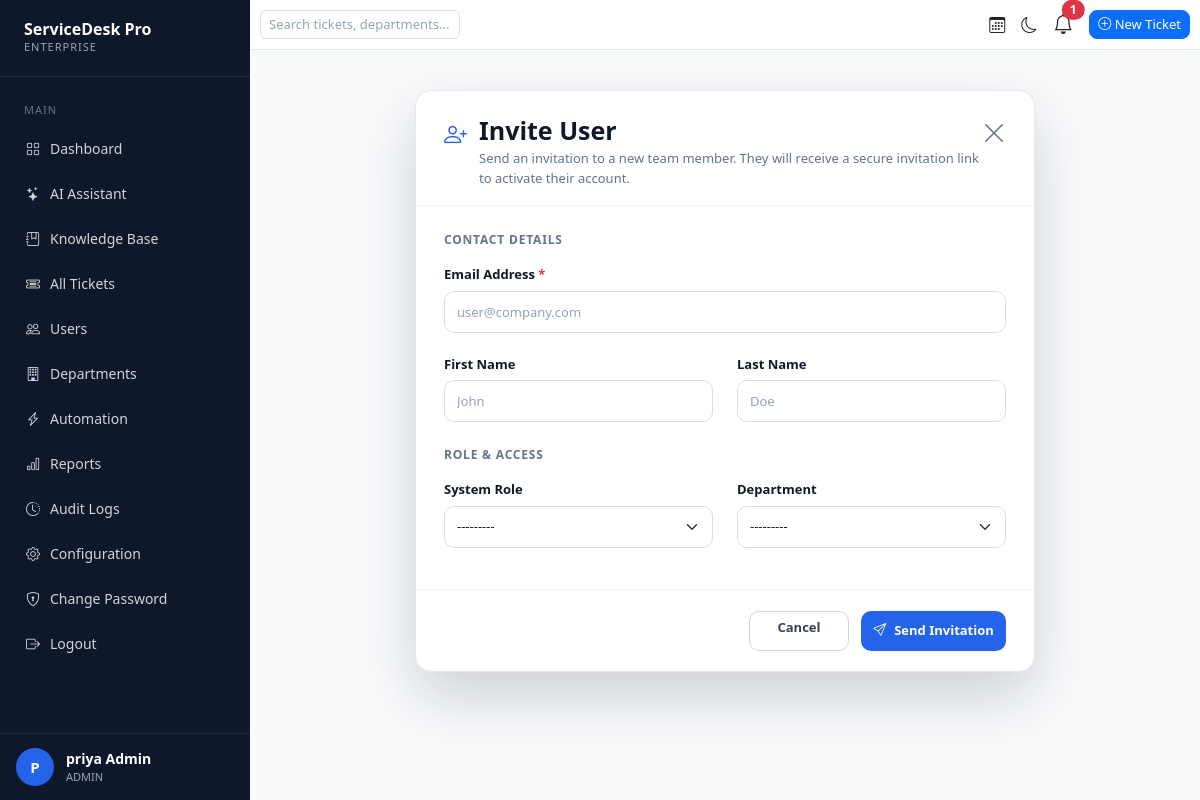
The page /users/invite/ (signed in) on the database as committed earlier.
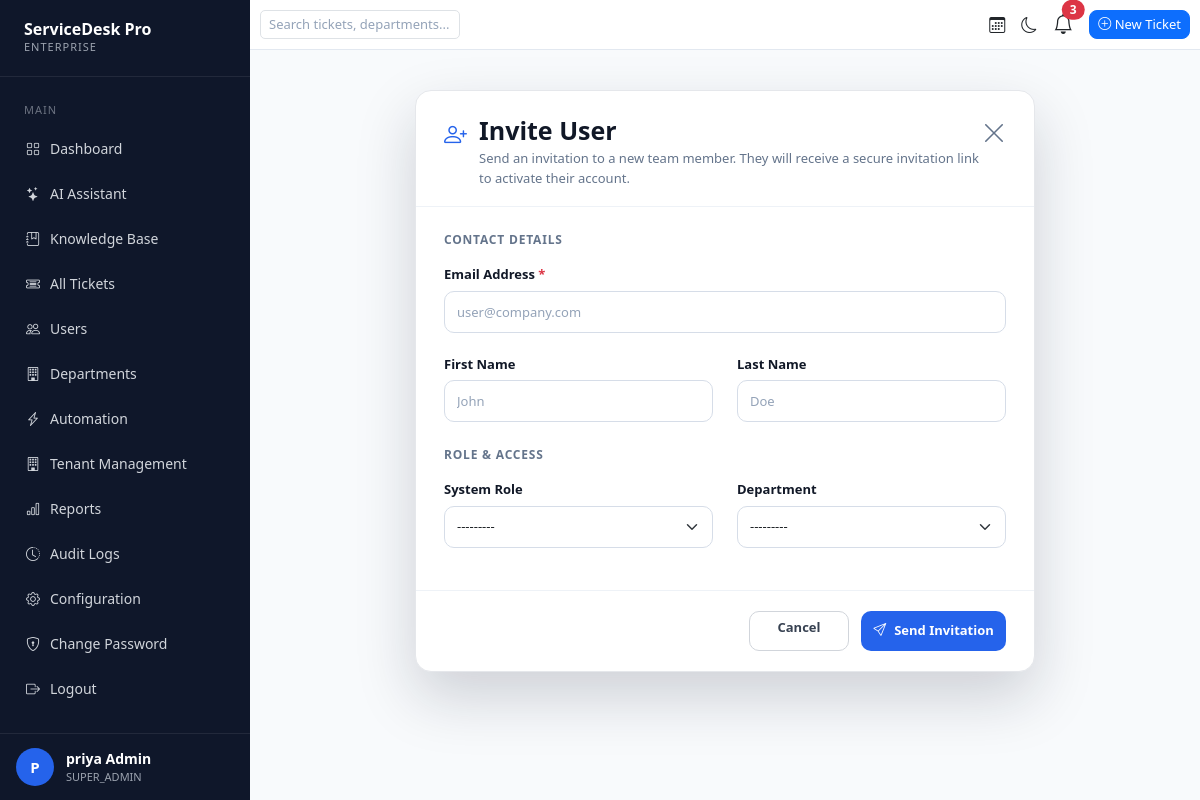
The same page on the database as committed later.
### accounts/models.py (models this page shows, shortened)
class User(AbstractUser):
    ROLE_CHOICES = (
        ('SUPER_ADMIN', 'Super Admin'),
        ('ADMIN', 'Admin'),
        ('AGENT', 'Agent'),
        ('EMPLOYEE', 'Employee'),
    )
    email = models.EmailField(unique=True)
    role = models.CharField(
        max_length=20,
        choices=ROLE_CHOICES,
        default='EMPLOYEE'
    )
    phone = models.CharField(
        max_length=15,
        blank=True,
        null=True
    )
    profile_image = models.ImageField(
        upload_to='profile_images/',
        blank=True,
        null=True
    )
    department = models.ForeignKey(
        'departments.Department',
        on_delete=models.SET_NULL,
        blank=True,
        null=True
    )
    tenant = models.ForeignKey(
        'tenants.Tenant',
        on_delete=models.SET_NULL,
        blank=True,
        null=True,
        related_name='users'
    )
    is_locked = models.BooleanField(
        default=False
    )
    USERNAME_FIELD = 'email'
    REQUIRED_FIELDS = ['username']

### accounts/views.py (the view)
# urls.py: path("users/invite/", invite_user, name="invite_user" ),
@login_required
def invite_user(request):
    if request.method == "POST":
        form = InvitationForm(request.POST)
        if form.is_valid():
            invitation = form.save(commit=False)
            invitation.invited_by = request.user
            invitation.save()
            send_invitation_email(
                invitation
            )
            log_activity(
                actor=request.user,
                action="invite.created",
                action_label="Invite created",
                module="INVITES",
                target=invitation.email,
                severity="INFO",
                after={"role": invitation.role, "department": str(invitation.department)},
            )
            messages.success(
                request,
                "Invitation created successfully."
            )
            return redirect("invitation_list")
    else:
        form = InvitationForm()
    return render(
        request,
        "invite_user.html",
        {
            "form": form
        }
    )

### accounts/forms.py
class InvitationForm(forms.ModelForm):
    class Meta:
        model = Invitation
        fields = [
            "first_name",
            "last_name",
            "email",
            "role",
            "department",
        ]
        widgets = {
            "first_name": forms.TextInput(attrs={
                "class": "form-control",
                "placeholder": "John"
            }),
            "last_name": forms.TextInput(attrs={
                "class": "form-control",
                "placeholder": "Doe"
            }),
            "email": forms.EmailInput(attrs={
                "class": "form-control",
                "placeholder": "user@company.com"
            }),
            "role": forms.Select(attrs={
                "class": "form-select"
            }),
            "department": forms.Select(attrs={
                "class": "form-select"
            }),
        }

### departments/models.py (called while the page is built)
    def __str__(self):
        return self.name

### templates/invite_user.html (shortened to what this page needs)
{% extends 'base.html' %}
{% block content %}
<div class="invite-page">
    <div class="invite-modal">
        <div class="invite-header">
            <div class="invite-title">
                <i class="bi bi-person-plus"></i>
                <div>
                    <h2>Invite User</h2>
                    <p>
                        Send an invitation to a new team member.
                        They will receive a secure invitation link to activate
                        their account.
                    </p>
                </div>
            </div>
            <a href="{% url 'invitation_list' %}" class="close-btn text-decoration-none">
                <i class="bi bi-x-lg"></i>
            </a>
        </div>
        <form method="POST">
            <div class="invite-body">
                <div class="section-title">
                    CONTACT DETAILS
                </div>
                <div class="form-row">
                    <label class="form-label">
                        Email Address <span class="text-danger">*</span>
                    </label>
                    {{ form.email }}
                </div>
                <div class="row form-row">
                    <div class="col-md-6">
                        <label class="form-label">
                            First Name
                        </label>
                        {{ form.first_name }}
                    </div>
                    <div class="col-md-6">
                        <label class="form-label">
                            Last Name
                        </label>
                        {{ form.last_name }}
                    </div>
                </div>
                <div class="section-title section-space">
                    ROLE & ACCESS
                </div>
                <div class="row form-row">
                    <div class="col-md-6">
                        <label class="form-label">
                            System Role
                        </label>
                        {{ form.role }}
                    </div>
                    <div class="col-md-6">
                        <label class="form-label">
                            Department
                        </label>
                        {{ form.department }}
                    </div>
                </div>
            </div>
            <div class="invite-footer">
                <a
                    href="{% url 'invitation_list' %}"
                    class="btn btn-cancel">
                    Cancel
                </a>
                <button
                    type="submit"
                    class="btn-send">
                    <i class="bi bi-send"></i>
                    Send Invitation
                </button>
            </div>
        </form>
    </div>
</div>
{% endblock %}

### templates/base.html (shortened to what this page needs)
<!DOCTYPE html>
<html lang="en">
<head>
    <link href="https://cdn.jsdelivr.net/npm/bootstrap@5.3.3/dist/css/bootstrap.min.css" rel="stylesheet">
    <link rel="stylesheet" href="https://cdn.jsdelivr.net/npm/bootstrap-icons@1.11.3/font/bootstrap-icons.min.css">
</head>
<body>
<div class="sidebar">
    <div class="logo">
        <h3>ServiceDesk Pro</h3>
        <p>ENTERPRISE</p>
    </div>
    <div class="menu">
        <div class="menu-title">Main</div>
        <a href="{% url 'dashboard' %}">
            <i class="bi bi-grid"></i> Dashboard
        </a>
        <a href="{% url 'ai_assistant' %}">
            <i class="bi bi-stars"></i> AI Assistant
        </a>
        <a href="{% url 'knowledge_base_list' %}">
            <i class="bi bi-journal-bookmark"></i> Knowledge Base
        </a>
        {% if request.user.role == 'ADMIN' or request.user.role == 'SUPER_ADMIN' %}
        <a href="{% url 'all_tickets' %}">
            <i class="bi bi-ticket-detailed"></i> All Tickets
        </a>
        <a href="{% url 'users_list' %}">
            <i class="bi bi-people"></i> Users
        </a>
        <a href="{% url 'department_list' %}">
            <i class="bi bi-building"></i> Departments
        </a>
        <a href="{% url 'automation_list' %}">
            <i class="bi bi-lightning-charge"></i> Automation
        </a>
        {% if request.user.role == 'SUPER_ADMIN' %}
        <a href="{% url 'tenant_list' %}">
            <i class="bi bi-building"></i> Tenant Management
        </a>
        {% endif %}
        <a href="{% url 'reports' %}">
            <i class="bi bi-bar-chart"></i> Reports
        </a>
        <a href="{% url 'audit_logs' %}">
            <i class="bi bi-clock-history"></i> Audit Logs
        </a>
        <a href="{% url 'config_home' %}">
            <i class="bi bi-gear"></i> Configuration
        </a>
        {% endif %}
        <a href="{% url 'change_password' %}">
            <i class="bi bi-shield-lock"></i> Change Password
        </a>
        <a href="{% url 'logout' %}">
            <i class="bi bi-box-arrow-right"></i> Logout
        </a>
    </div>
   <div class="sidebar-footer">
        <div class="avatar">
            {{ request.user.first_name|first|default:"U"|upper }}
        </div>
        <div class="user-box">
            <strong>
                {{ request.user.first_name }} {{ request.user.last_name }}
            </strong>
            <span>
                {{ request.user.role }}
            </span>
        </div>
    </div>
</div>
<div class="content">
    <div class="navbar-custom">
        <div class="d-flex justify-content-between align-items-center h-100 w-100">
            <div class="search-box">
                <input type="text" id="openSearch" class="form-control"
                       placeholder="Search tickets, departments..." readonly>
            </div>
            <div class="d-flex align-items-center">
                <i class="bi bi-calendar3 me-3"></i>
                <i id="themeToggle"
                   class="bi bi-moon me-3"
                   style="cursor:pointer;"></i>
                <div class="dropdown me-3">
                    <button class="btn p-0 border-0 bg-transparent position-relative" type="button"
                        data-bs-toggle="dropdown" aria-expanded="false">
                        <i class="bi bi-bell fs-5"></i>
                        {% if unread_notifications > 0 %}
                        <span class="position-absolute top-0 start-100 translate-middle badge rounded-pill bg-danger">
                            {{ unread_notifications }}
                        </span>
                        {% endif %}
                    </button>
                </div>
                <a href="{% url 'create_ticket' %}"
                   class="btn btn-primary new-ticket-btn">
                    <i class="bi bi-plus-circle"></i> New Ticket
                </a>
            </div>
        </div>
    </div>
    <div class="page-content">
        {% block content %}
        {% endblock %}
    </div>
</div>

Rows that differ between the two databases and show on the page:
changed User "priya Admin": role "ADMIN" → "SUPER_ADMIN" (drawn); user.role "ADMIN" → "SUPER_ADMIN"
Other text that changed with them:
{{ unread_notifications }}: "1" → "3"
text now shown: "Tenant Management"
